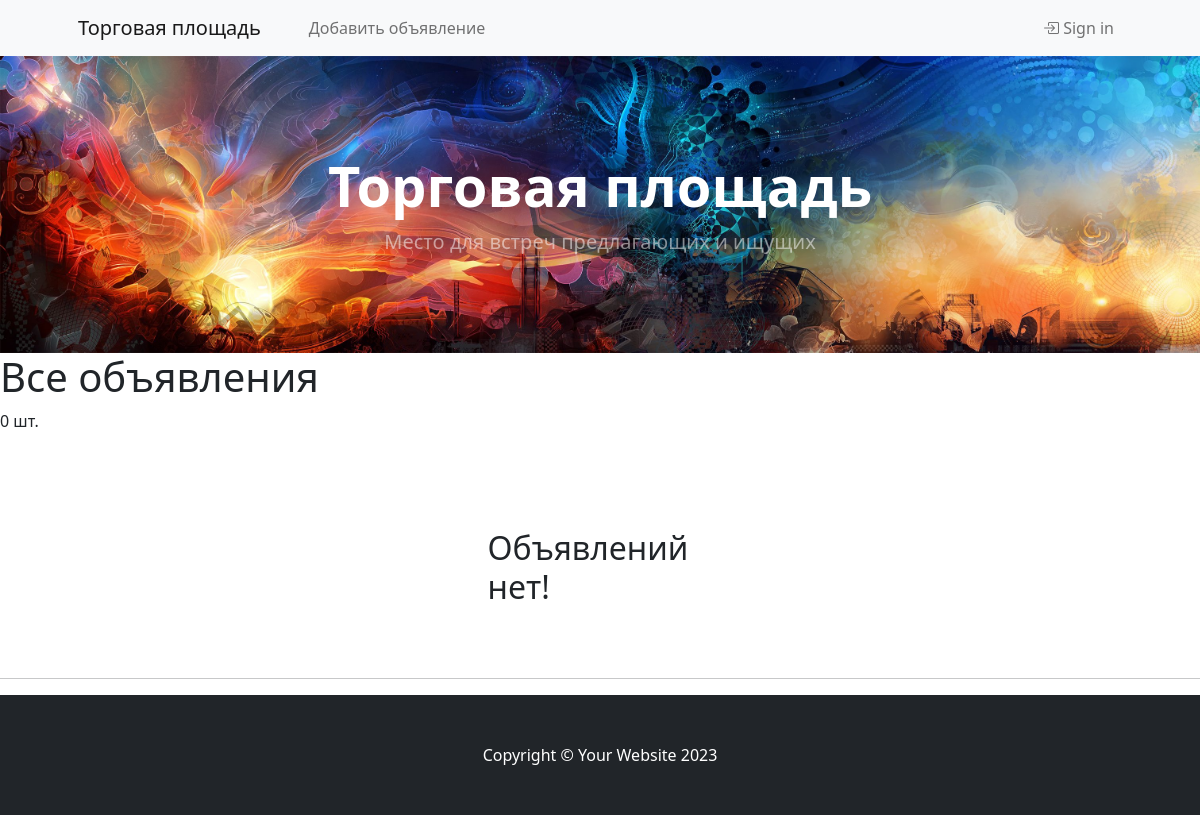
The app's page /, older data.
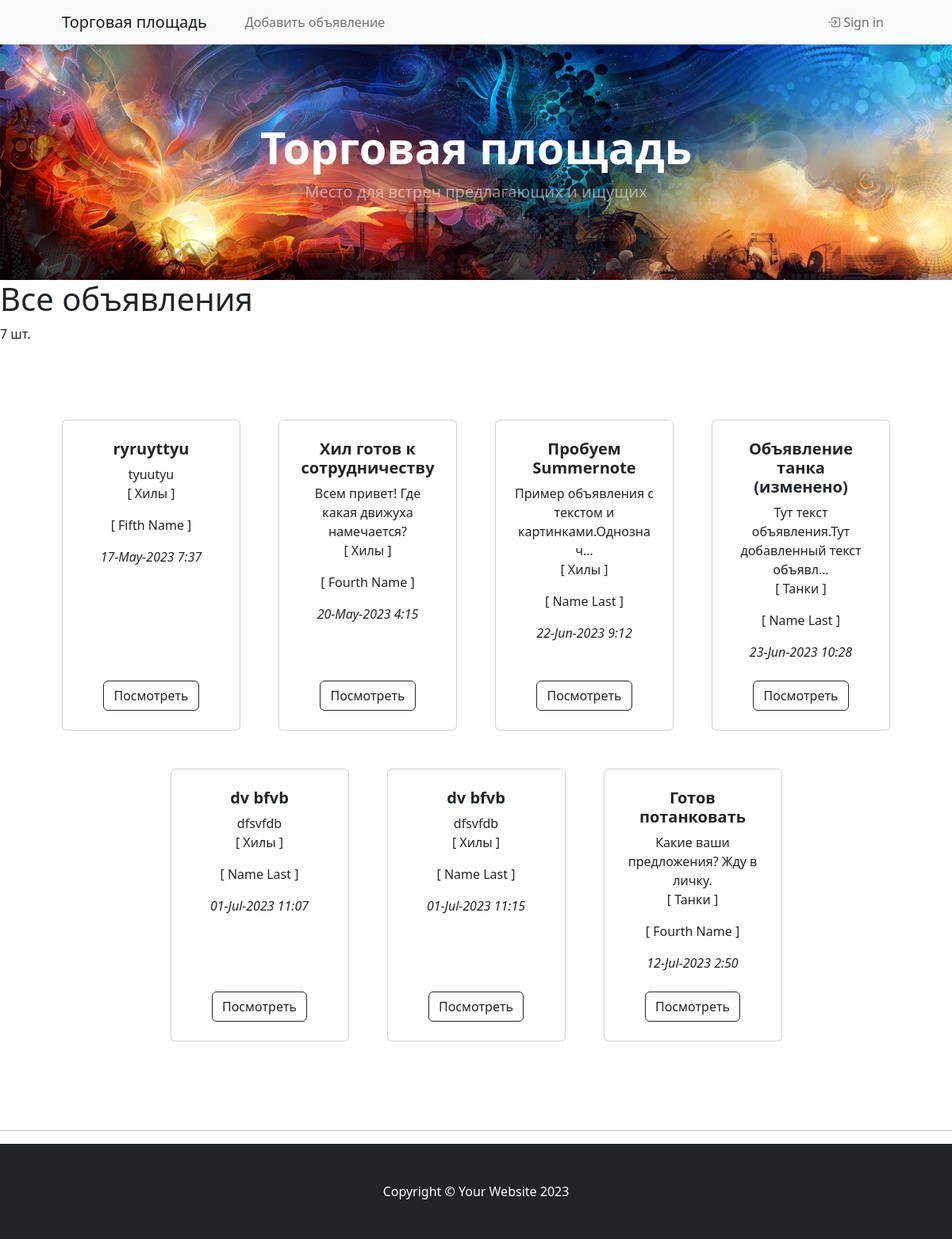
The same page, newer data.
### ads_for_sale/models.py (models this page shows, shortened)
class Ads(models.Model):
    header = models.CharField(max_length=255, null=False, verbose_name="Заголовок")
    main_text = models.TextField(verbose_name="Текст объявления")
    author = models.ForeignKey(Users, null=False, on_delete = models.CASCADE, verbose_name="Автор")
    date_time = models.DateTimeField(auto_now_add = True)
    category = models.ManyToManyField(Category, through = 'AdsCategory', verbose_name="Категория")
    end_up = models.DateTimeField(verbose_name="Окончание срока публикации")
    moderated = models.BooleanField(default=False)
    hidden = models.BooleanField(default=False)
    blocked = models.BooleanField(default=False)

class Category(models.Model):
    name = models.CharField(unique=True, max_length=255, null=False, verbose_name="Категория")
    user = models.ManyToManyField(User, through = 'UsersSubscribed')
    description = models.CharField(max_length=255)
    hidden = models.BooleanField(default=False)
    def __str__(self):
        return f'{self.name}'

class Users(models.Model):
    username = models.OneToOneField(User, on_delete=models.CASCADE)
    user_rating = models.IntegerField(default=0)
    author = models.BooleanField(default=True)
    subsribed_to_newsletter = models.BooleanField(default=False)
    mail_confirmed = models.BooleanField(default=False)
    banned = models.BooleanField(default=False)

### ads_for_sale/views.py (the view)
# urls.py: path('', AdsList.as_view()),
class AdsList(ListView):
    model = Ads
    context_object_name = 'ads'
    template_name = 'ads_list.html'
    pass
    def get_context_data(self, **kwargs):
        context = super().get_context_data(**kwargs)
        context['page_header'] = "Все объявления"
        return context

### templates/ads_list.html (shortened to what this page needs)
{% extends 'flatpages/mainpage.html' %}
{% block content %}
<h1>{{ page_header }}</h1>
{{ ads | length}} шт.
        <section class="py-5">
            <div class="container px-4 px-lg-5 mt-5">
                <div class="row gx-4 gx-lg-5 row-cols-2 row-cols-md-3 row-cols-xl-4 justify-content-center">
                {% if ads %}
                {% for ad in ads %}
                <div class="col mb-5">
                    <div class="card h-100">
                        <div class="card-body p-4">
                            <div class="text-center">
                                <h5 class="fw-bolder">{{ ad.header }}</h5>
                                  {{ ad.main_text | striptags | truncatechars:50}}
                                  {% for each in ad.category.filter %}
                                  <p>[ {{each}} ]</p>
                                  {% endfor %}
                                  <p>[ {{ ad.author.username.first_name}} {{ ad.author.username.last_name}} ]</p>
                                  <i>{{ ad.date_time| date:'d-M-Y g:i' }}</i>
                                </div>
                            </div>
                            <div class="card-footer p-4 pt-0 border-top-0 bg-transparent">
                                <div class="text-center"><a class="btn btn-outline-dark mt-auto" href="/ads/{{ ad.id }}">Посмотреть</a></div>
                            </div>
                        </div>
                    </div>
                {% endfor %}
            {% else %}
                <h2>Объявлений нет!</h2>
            {% endif %}
                </div>
            </div>
        </section>
<hr>
{% endblock content %}

### templates/flatpages/mainpage.html (shortened to what this page needs)
{% load static %}
{% block header %}
<!DOCTYPE html>
<html lang="en">
    <head>
        <link href="https://cdn.jsdelivr.net/npm/bootstrap-icons@1.5.0/font/bootstrap-icons.css" rel="stylesheet" />
        <link href="{% static 'homepage/css/styles.css' %}" rel="stylesheet" />
    </head>
    <body>
        {% block navbar %}
        <nav class="navbar navbar-expand-lg navbar-light bg-light">
            <div class="container px-4 px-lg-5">
                <a class="navbar-brand" href="/">Торговая площадь</a>
                <div class="collapse navbar-collapse" id="navbarSupportedContent">
                    <ul class="navbar-nav me-auto mb-2 mb-lg-0 ms-lg-4">
                        <li class="nav-item"><a class="nav-link" href="{% url 'add' %}">Добавить объявление</a></li>
                    </ul>
                    <div class="navbar-nav ml-auto">
                        {% if user.is_authenticated %}
                          <a href="{% url 'users-profile' %}" class="nav-item nav-link"><i class="bi bi-person"></i> {{user.first_name}} {{user.last_name}} [ Profile ]</a>
                          <a href="{% url 'logout' %}" class="nav-item nav-link"><i class="bi bi-box-arrow-right"></i> Logout</a>
                        {% else %}
                          <a href="{% url 'login' %}" class="nav-item nav-link"><i class="bi bi-box-arrow-in-right"></i> Sign in</a>
                        {% endif %}
                      </div>
                </div>
            </div>
        </nav>
        {% endblock navbar %}
        <header class="bg-dark py-5" style="background-size: cover;background-image: url({% static 'homepage/assets/main_banner2.jpg' %});">
            <div class="container px-4 px-lg-5 my-5">
                <div class="text-center text-white">
                    <h1 class="display-4 fw-bolder">Торговая площадь</h1>
                    <p class="lead fw-normal text-white-50 mb-0">Место для встреч предлагающих и ищущих</p>
                </div>
            </div>
        </header>
        {% endblock header %}
        {% block content %}
        {% endblock content %}
        {% block footer %}
        <footer class="py-5 bg-dark">
            <div class="container"><p class="m-0 text-center text-white">Copyright &copy; Your Website 2023</p></div>
        </footer>
    </body>
</html>
{% endblock footer %}

Row changes from the older to the newer data that the page shows:
added Ads: header "ryruyttyu", main_text "tyuutyu", author.username.first_name "Fifth", author.username.last_name "Name", date_time "17-May-2023 7:37"
added Category: name "Хилы"
added Ads: header "Хил готов к сотрудничеству", main_text "Всем привет! Где какая движуха намечается?", author.username.first_name "Fourth", author.username.last_name "Name", date_time "20-May-2023 4:15"
added Ads: header "Пробуем Summernote", main_text "Пример объявления с текстом и картинками.Однознач…", author.username.first_name "Name", author.username.last_name "Last", date_time "22-Jun-2023 9:12"
added Ads: header "Объявление танка (изменено)", main_text "Тут текст объявления.Тут добавленный текст объявл…", author.username.first_name "Name", author.username.last_name "Last", date_time "23-Jun-2023 10:28"
added Category: name "Танки"
added Ads: header "dv bfvb", main_text "dfsvfdb", author.username.first_name "Name", author.username.last_name "Last", date_time "01-Jul-2023 11:07"
added Ads: header "dv bfvb", main_text "dfsvfdb", author.username.first_name "Name", author.username.last_name "Last", date_time "01-Jul-2023 11:15"
added Ads: header "Готов потанковать", main_text "Какие ваши предложения? Жду в личку.", author.username.first_name "Fourth", author.username.last_name "Name", date_time "12-Jul-2023 2:50"
Text that changed along with them:
{{ ads | length }}: "0" → "7"
text no longer shown: "Объявлений нет!"
